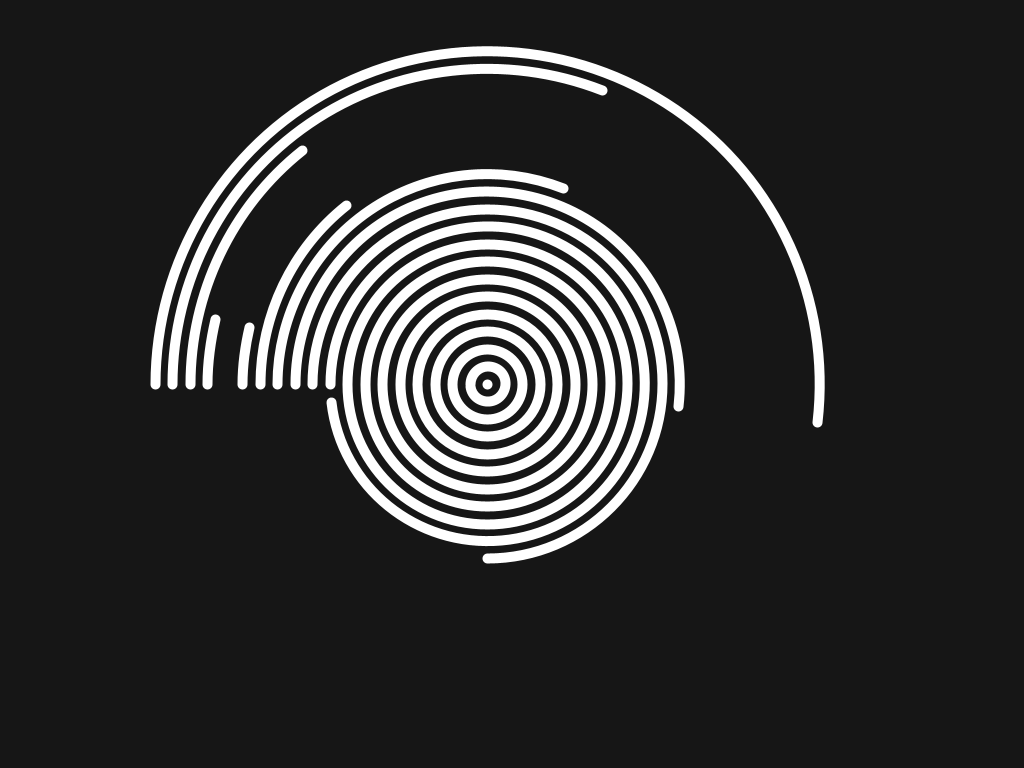
Frame 1 (no input)
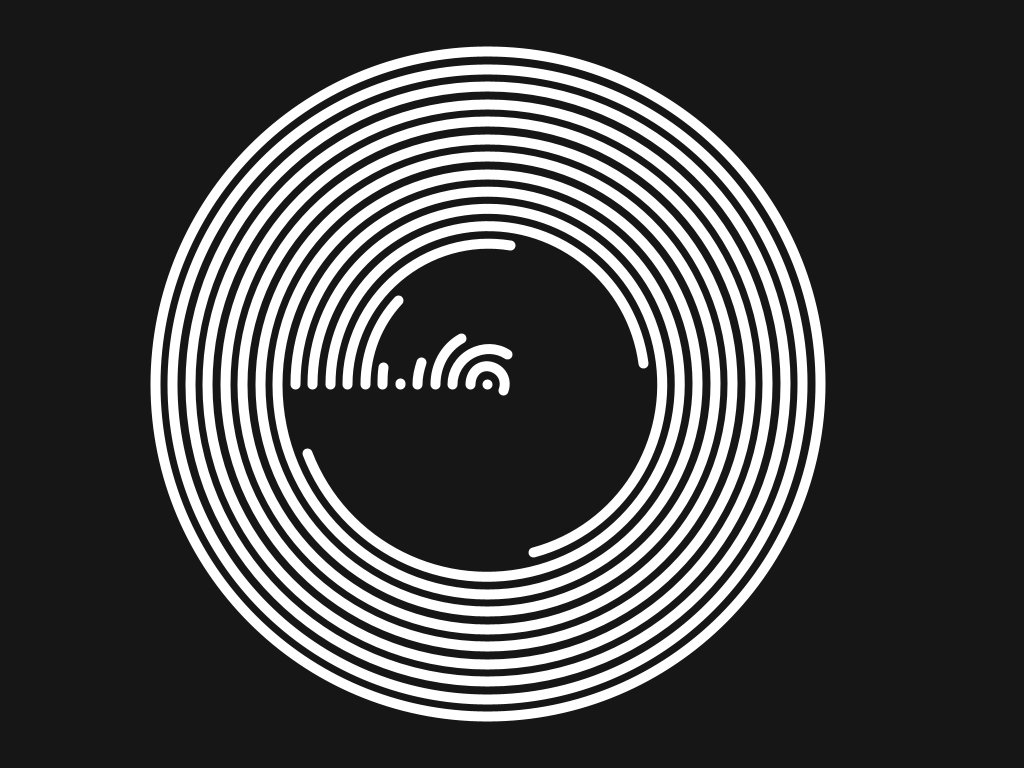
Frame 60 (the mouse pressed at the canvas centre just before this capture)
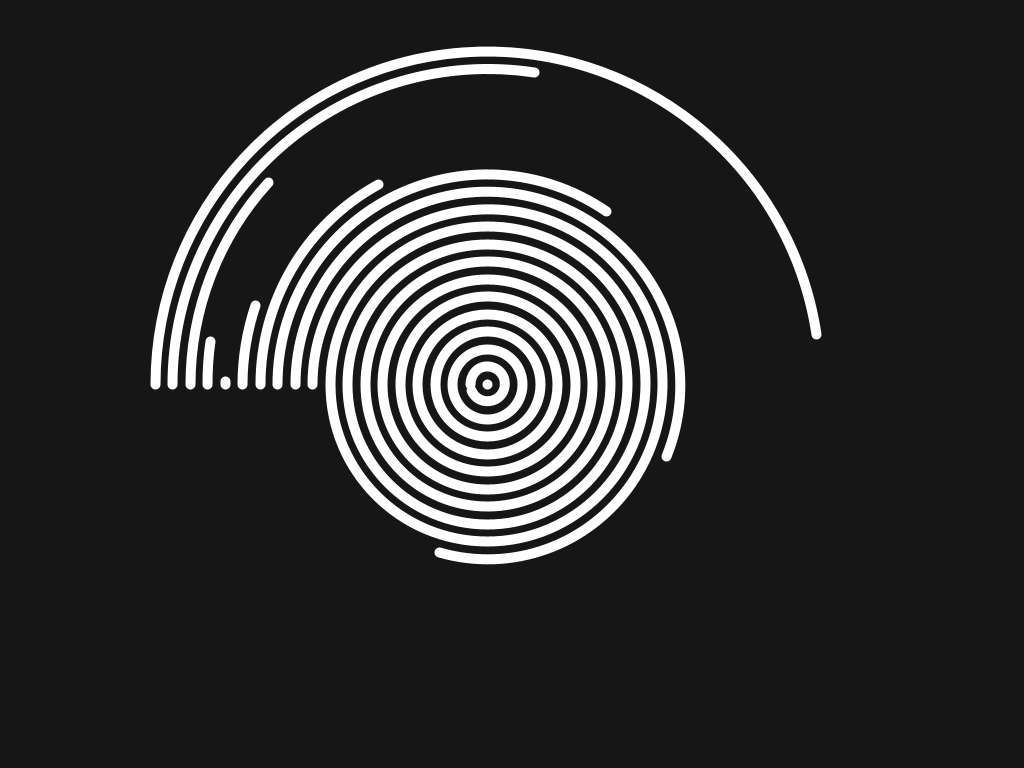
Frame 120 (the mouse held since frame 60 and released just before this capture)

The Processing sketch that drew these frames (run headless with seeded random() and noise(); from frame 60 on, the mouse is pressed at the canvas centre):

// Processing sketch: processing_152604
// ── processing_152604.pde

int num =20;
float step, sz, offSet, theta, angle;

void setup() {
  size(1024, 768);
  strokeWeight(10);
  step = 35;
}

void draw() {
  background(22);
  translate(width/2.1, height*.50);
  angle=0;
  for (int i=0; i<num; i++) {
    stroke(255);
    noFill();
    sz = i*step;
    float offSet = TWO_PI/num*i;
    float arcEnd = map(sin(theta+offSet),-1,1, PI, TWO_PI*2);
    arc(0, 0, sz, sz, PI, arcEnd);
  }
  colorMode(RGB);
  resetMatrix();
  theta += .0523;
  
}
